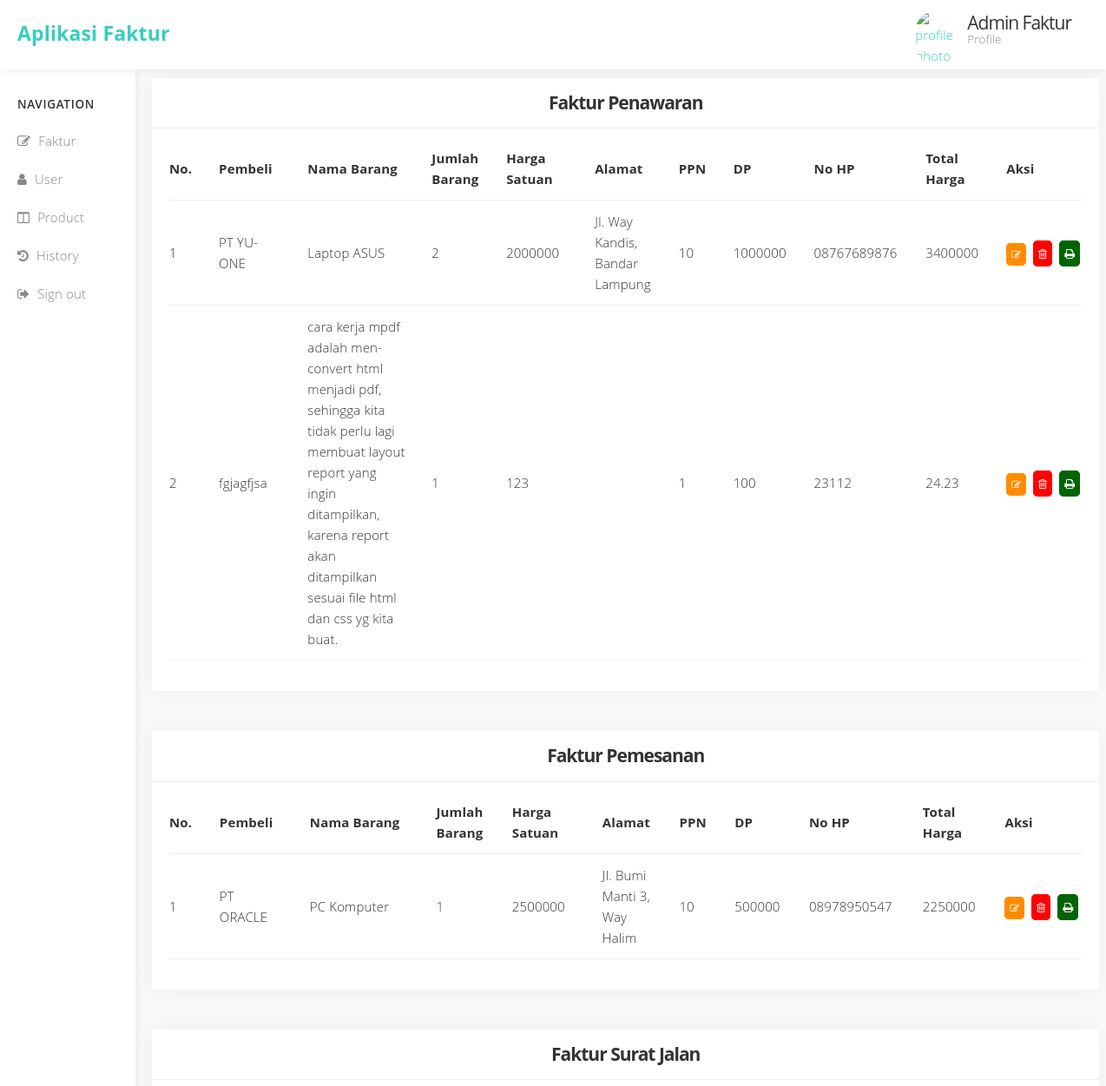
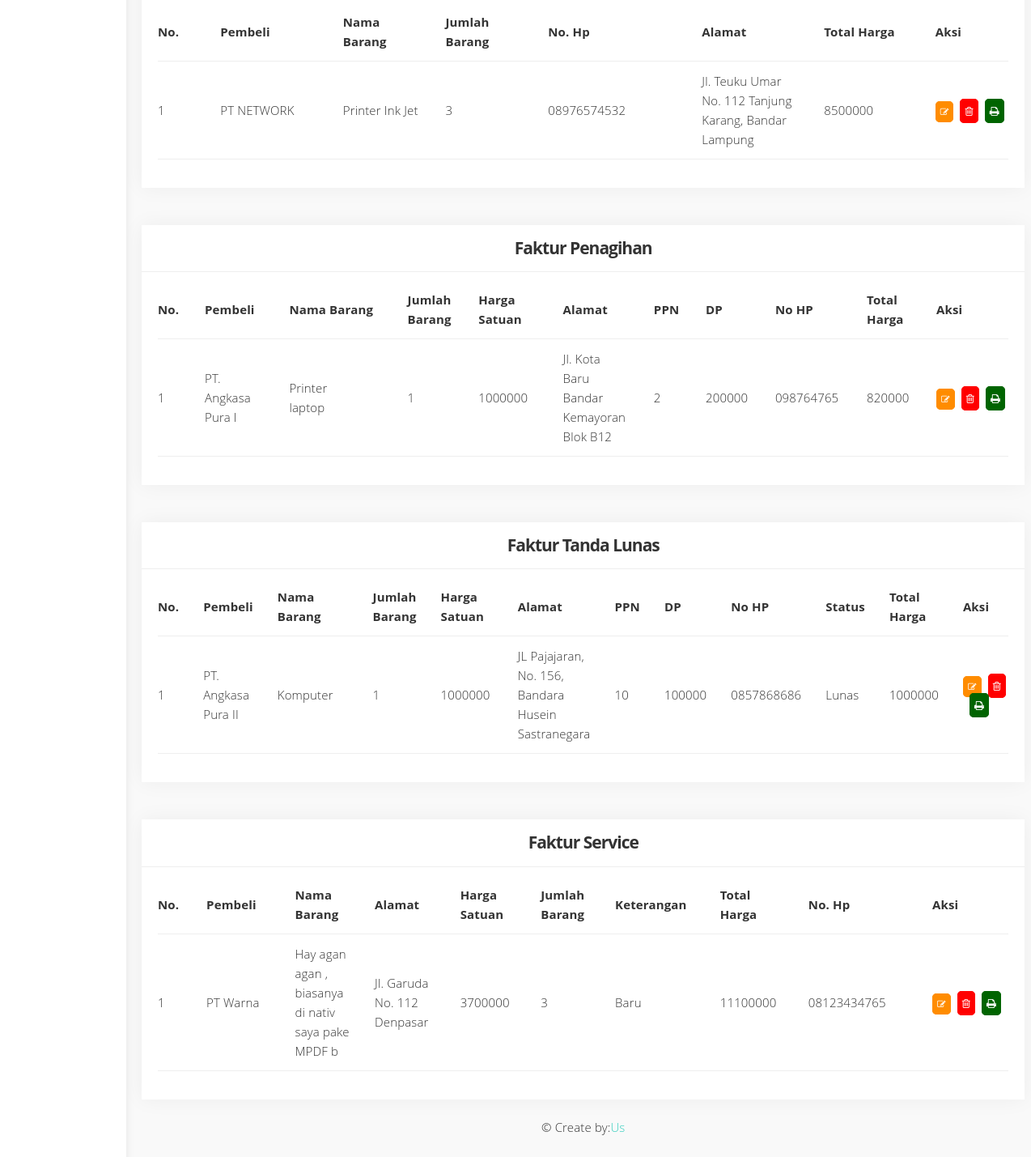
The app's page /History/history with its own data (2 pictures, top to bottom).
### tables this page shows
CREATE TABLE `penawaran` (
  `pembeli` varchar(50) NOT NULL,
  `nm_brg` varchar(500) NOT NULL,
  `jml_brg` varchar(100) NOT NULL,
  `hrg_satuan` varchar(100) NOT NULL,
  `alamat` varchar(255) NOT NULL,
  `PPN` varchar(100) NOT NULL,
  `DP` varchar(100) NOT NULL,
  `NO_HP` varchar(100) NOT NULL,
  `total_harga` varchar(50) NOT NULL,
  `id` int(11) NOT NULL,
  `nm_user` varchar(255) NOT NULL
);

CREATE TABLE `pemesanan` (
  `pembeli` varchar(50) NOT NULL,
  `nm_brg` varchar(500) NOT NULL,
  `jml_brg` varchar(100) NOT NULL,
  `hrg_satuan` varchar(100) NOT NULL,
  `alamat` varchar(255) NOT NULL,
  `PPN` varchar(100) NOT NULL,
  `DP` varchar(100) NOT NULL,
  `NO_HP` varchar(100) NOT NULL,
  `total_harga` varchar(50) NOT NULL,
  `id` int(11) NOT NULL,
  `nm_user` varchar(255) NOT NULL
);

CREATE TABLE `surat_jalan` (
  `pembeli` varchar(50) NOT NULL,
  `jml_brg` varchar(100) NOT NULL,
  `NO_HP` varchar(100) NOT NULL,
  `alamat` varchar(255) NOT NULL,
  `total_harga` varchar(50) NOT NULL,
  `id` int(11) NOT NULL,
  `nm_brg` varchar(255) NOT NULL,
  `nm_user` varchar(255) NOT NULL
);

CREATE TABLE `penagihan` (
  `pembeli` varchar(50) NOT NULL,
  `nm_brg` varchar(500) NOT NULL,
  `jml_brg` varchar(100) NOT NULL,
  `hrg_satuan` varchar(100) NOT NULL,
  `alamat` varchar(255) NOT NULL,
  `PPN` varchar(100) NOT NULL,
  `DP` varchar(100) NOT NULL,
  `NO_HP` varchar(100) NOT NULL,
  `total_harga` varchar(50) NOT NULL,
  `id` int(11) NOT NULL,
  `nm_user` varchar(255) NOT NULL
);

CREATE TABLE `srt_td_lunas` (
  `pembeli` varchar(50) NOT NULL,
  `nm_brg` varchar(500) NOT NULL,
  `jml_brg` varchar(100) NOT NULL,
  `hrg_satuan` varchar(100) NOT NULL,
  `alamat` varchar(255) NOT NULL,
  `PPN` varchar(100) NOT NULL,
  `DP` varchar(100) NOT NULL,
  `NO_HP` varchar(100) NOT NULL,
  `status` varchar(10) NOT NULL,
  `total_harga` varchar(50) NOT NULL,
  `id` int(11) NOT NULL,
  `nm_user` varchar(255) NOT NULL
);

CREATE TABLE `surat_service` (
  `pembeli` varchar(50) NOT NULL,
  `nm_brg` varchar(500) NOT NULL,
  `alamat` varchar(255) NOT NULL,
  `hrg_satuan` varchar(100) NOT NULL,
  `jml_brg` varchar(100) NOT NULL,
  `keterangan` varchar(200) DEFAULT NULL,
  `total_harga` varchar(50) NOT NULL,
  `id` int(11) NOT NULL,
  `no_hp` varchar(100) NOT NULL,
  `nm_user` varchar(255) NOT NULL
);

### application/controllers/History.php (called while the page is built, shortened)
<?php
class History extends CI_Controller {
	function __construct()
	{
		$this->load->library('form_validation');
		$this->load->model('M_faktur_penawaran');
		$this->load->model('M_faktur_pemesanan');
		$this->load->model('M_faktur_jalan');
		$this->load->model('M_faktur_penagihan');
		$this->load->model('M_faktur_tdlunas');
		$this->load->model('M_faktur_service');
	}
	public function history()
	{
		$data['dataFakturPenawaran']=$this->M_faktur_penawaran->selectAll();
		$data['dataFakturPemesanan']=$this->M_faktur_pemesanan->selectAll();
		$data['dataFakturJalan']=$this->M_faktur_jalan->selectAll();
		$data['dataFakturPenagihan']=$this->M_faktur_penagihan->selectAll();
		$data['dataFakturTandaLunas']=$this->M_faktur_tdlunas->selectAll();
		$data['dataFakturService']=$this->M_faktur_service->selectAll();
		$this->load->view('history',$data);
	}
}

### index.php (called while the page is built, shortened)
<?php
require_once BASEPATH.'core/CodeIgniter.php';

### application/models/M_faktur_penawaran.php (called while the page is built, shortened)
<?php
class M_faktur_penawaran extends CI_Model {
  function selectAll()
   {
    $this->db->order_by("id");
    return $this->db->get('penawaran')->result();
   }
}

### application/models/M_faktur_pemesanan.php (called while the page is built, shortened)
<?php
class M_faktur_pemesanan extends CI_Model {
	function selectAll()
   {
		$this->db->order_by("id");
		return $this->db->get('pemesanan')->result();
   }
}

### application/models/M_faktur_jalan.php (called while the page is built, shortened)
<?php
class M_faktur_jalan extends CI_Model {
	function selectAll()
   {
		$this->db->order_by("id");
		return $this->db->get('surat_jalan')->result();
   }
}

### application/models/M_faktur_penagihan.php (called while the page is built, shortened)
<?php
class M_faktur_penagihan extends CI_Model {
  function selectAll()
   {
    $this->db->order_by("id");
    return $this->db->get('penagihan')->result();
   }
}

### application/models/M_faktur_tdlunas.php (called while the page is built, shortened)
<?php
class M_faktur_tdlunas extends CI_Model {
  function selectAll()
   {
    $this->db->order_by("id");
    return $this->db->get('srt_td_lunas')->result();
   }
}

### application/models/M_faktur_service.php (called while the page is built, shortened)
<?php
class M_faktur_service extends CI_Model {
  function selectAll()
   {
    $this->db->order_by("id");
    return $this->db->get('surat_service')->result();
   }
}

### application/views/history.php (the view, shortened to what this page needs)
<!DOCTYPE html>
<html>
<head>
	<link rel="stylesheet" href="<?php echo base_url(); ?>assets/template_admin/css/font-awesome.min.css">
	<link rel="stylesheet" href="<?php echo base_url(); ?>assets/template_admin/css/normalize.css">
	<link rel="stylesheet" href="<?php echo base_url(); ?>assets/template_admin/css/milligram.min.css">
	<link rel="stylesheet" href="<?php echo base_url(); ?>assets/template_admin/css/history.css">
</head>
<body>
	<div class="navbar">
		<div class="row">
			<div class="column column-30 col-site-title"><a href="#" class="site-title float-left">Aplikasi Faktur</a></div>
			<div class="column column-30">
				<div class="user-section"><a href="#">
					<img src="https://www.webmedia.link/sites/default/files/pictures/picture-1-1505503146.png" alt="profile photo" class="circle float-left profile-photo" width="50" height="auto">
					<div class="username">
						<h4>Admin Faktur</h4>
						<p>Profile</p>
					</div>
				</a></div>
			</div>
		</div>
	</div>
	<div class="row">
		<div id="sidebar" class="column">
			<h5>Navigation</h5>
			<ul>
				<li><a href="<?php echo base_url('Faktur/ListFaktur'); ?>"><em class="fa fa-pencil-square-o"></em> Faktur</a>
				<li><a href="<?php echo base_url('User/ListUser'); ?>"><em class="fa fa-user"></em> User</a></li>
				<li><a href="<?php echo base_url('Produk/ListProduk'); ?>"><em class="fa fa-columns"></em> Product</a></li>
				<li><a href="#buttons"><em class="fa fa-history"></em> History</a></li>
				<li><a href="<?php echo base_url('Auth/logout'); ?>"><em class="fa fa-sign-out"></em> Sign out</a></li>
			</ul>
		</div>
		<section id="main-content" class="column column-offset-20">
<body>
<div class="row grid-responsive">
	<div class="column ">
		<div class="card">
		<div class="card-title">
		<center><h3>Faktur Penawaran</h3></center>
		</div>
		<div class="card-block">
	<table>
		<thead>
			<tr>
				<th width="10px">No.</th>
				<th width="100px">Pembeli</th>
				<th width="140px">Nama Barang</th>
				<th width="10px">Jumlah Barang</th>
				<th width="100px">Harga Satuan</th>
				<th width="70px">Alamat</th>
				<th width="50px">PPN</th>
				<th width="40px">DP</th>
				<th width="40px">No HP</th>
				<th width="50px">Total Harga</th>
				<th width="100px">Aksi</th>
			</tr>
		</thead>
		<?php
		$no = 1;
		foreach($dataFakturPenawaran as $penawaran){
		?>
		<tbody>
			<tr>
				<td><?php echo $no++ ?></td>
				<td><?php echo $penawaran->pembeli ?></td>
				<td><?php echo $penawaran->nm_brg ?></td>
				<td><?php echo $penawaran->jml_brg ?></td>
				<td><?php echo $penawaran->hrg_satuan ?></td>
				<td><?php echo $penawaran->alamat ?></td>
				<td><?php echo $penawaran->PPN ?></td>
				<td><?php echo $penawaran->DP ?></td>
				<td><?php echo $penawaran->NO_HP ?></td>
				<td><?php echo $penawaran->total_harga ?></td>
				<td><a class="MyButton" href="<?php echo site_url('Faktur_penawaran/Update_penawaran/'.$penawaran->id);?>"><em class="fa fa-pencil-square-o"></em></a>&nbsp;
					<a class="MyButton1" href="<?php echo site_url('Faktur_penawaran/Delete_penawaran/'.$penawaran->id);?>"><em class="fa fa-trash-o"></em></a>&nbsp;
					<a class="MyButton2" href="<?php echo site_url('Faktur_penawaran/Print_penawaran/'.$penawaran->id);?>"><em class="fa fa-print"></em></a>
				</td>
			</tr>
		</tbody>
		<?php } ?>
	</table>
</div>
</div>
</div>
</div>
</body>
<br>
<body>
<div class="row grid-responsive">
	<div class="column ">
		<div class="card">
		<div class="card-title">
	<center><h3>Faktur Pemesanan</h3></center>
	</div>
		<div class="card-block">
	<table>
		<thead>
			<tr>
				<th width="10px">No.</th>
				<th width="100px">Pembeli</th>
				<th width="140px">Nama Barang</th>
				<th width="10px">Jumlah Barang</th>
				<th width="100px">Harga Satuan</th>
				<th width="40px">Alamat</th>
				<th width="50px">PPN</th>
				<th width="40px">DP</th>
				<th width="40px">No HP</th>
				<th width="50px">Total Harga</th>
				<th width="100px">Aksi</th>
			</tr>
		</thead>
		<?php
		$no = 1;
		foreach($dataFakturPemesanan as $pemesanan){
		?>
		<tbody>
			<tr>
				<td><?php echo $no++ ?></td>
				<td><?php echo $pemesanan->pembeli ?></td>
				<td><?php echo $pemesanan->nm_brg ?></td>
				<td><?php echo $pemesanan->jml_brg ?></td>
				<td><?php echo $pemesanan->hrg_satuan ?></td>
				<td><?php echo $pemesanan->alamat ?></td>
				<td><?php echo $pemesanan->PPN ?></td>
				<td><?php echo $pemesanan->DP ?></td>
				<td><?php echo $pemesanan->NO_HP ?></td>
				<td><?php echo $pemesanan->total_harga ?></td>
				<td><a class="MyButton" href="<?php echo site_url('Faktur_Pemesanan/Update_pemesanan/'.$pemesanan->id);?>"><em class="fa fa-pencil-square-o"></em></a>&nbsp;
					<a class="MyButton1" href="<?php echo site_url('Faktur_Pemesanan/Delete_pemesanan/'.$pemesanan->id);?>"><em class="fa fa-trash-o"></em></a>&nbsp;
					<a class="MyButton2" href="<?php echo site_url('Faktur_Pemesanan/Print_pemesanan/'.$pemesanan->id);?>"><em class="fa fa-print"></em></a>
				</td>
			</tr>
		</tbody>
		<?php } ?>
	</table>
</div>
</div>
</div>
</div>
</body>
<br>
<body>
<div class="row grid-responsive">
	<div class="column ">
		<div class="card">
		<div class="card-title">
	<center><h3>Faktur Surat Jalan</h3></center>
	</div>
		<div class="card-block">
	<table>
		<thead>
			<tr>
				<th width="10px">No.</th>
				<th width="100px">Pembeli</th>
				<th width="70px">Nama Barang</th>
				<th width="70px">Jumlah Barang</th>
				<th width="50px">No. Hp</th>
				<th width="100px">Alamat</th>
				<th width="50px">Total Harga</th>
				<th width="70px">Aksi</th>
			</tr>
		</thead>
		<?php
		$no = 1;
		foreach($dataFakturJalan as $surat_jalan){
		?>
		<tbody>
			<tr>
				<td><?php echo $no++ ?></td>
				<td><?php echo $surat_jalan->pembeli ?></td>
				<td><?php echo $surat_jalan->nm_brg ?></td>
				<td><?php echo $surat_jalan->jml_brg ?></td>
				<td><?php echo $surat_jalan->NO_HP ?></td>
				<td><?php echo $surat_jalan->alamat ?></td>
				<td><?php echo $surat_jalan->total_harga ?></td>
				<td><a class="MyButton" href="<?php echo site_url('Faktur_Surat_Jalan/Update_jalan/'.$surat_jalan->id);?>"><em class="fa fa-pencil-square-o"></em></a>&nbsp;
					<a class="MyButton1" href="<?php echo site_url('Faktur_Surat_Jalan/Delete_jalan/'.$surat_jalan->id);?>"><em class="fa fa-trash-o"></em></a>&nbsp;
					<a class="MyButton2" href="<?php echo site_url('Faktur_Surat_Jalan/Print_surat_jalan/'.$surat_jalan->id);?>"><em class="fa fa-print"></em></a>
				</td>
			</tr>
		</tbody>
		<?php } ?>
	</table>
</div>
</div>
</div>
</div>
</body>
<br>
<body>
<div class="row grid-responsive">
	<div class="column ">
		<div class="card">
		<div class="card-title">
	<center><h3>Faktur Penagihan</h3></center>
	</div>
		<div class="card-block">
	<table>
		<thead>
			<tr>
				<th width="10px">No.</th>
				<th width="100px">Pembeli</th>
				<th width="140px">Nama Barang</th>
				<th width="50px">Jumlah Barang</th>
				<th width="100px">Harga Satuan</th>
				<th width="40px">Alamat</th>
				<th width="50px">PPN</th>
				<th width="40px">DP</th>
				<th width="40px">No HP</th>
				<th width="80px">Total Harga</th>
				<th width="100px">Aksi</th>
			</tr>
		</thead>
		<?php
		$no = 1;
		foreach($dataFakturPenagihan as $penagihan){ ?>
		<tbody>
			<tr>
				<td><?php echo $no++ ?></td>
				<td><?php echo $penagihan->pembeli ?></td>
				<td><?php echo $penagihan->nm_brg ?></td>
				<td><?php echo $penagihan->jml_brg ?></td>
				<td><?php echo $penagihan->hrg_satuan ?></td>
				<td><?php echo $penagihan->alamat ?></td>
				<td><?php echo $penagihan->PPN ?></td>
				<td><?php echo $penagihan->DP ?></td>
				<td><?php echo $penagihan->NO_HP ?></td>
				<td><?php echo $penagihan->total_harga ?></td>
				<td><a class="MyButton" href="<?php echo site_url('Faktur_Penagihan/Update_penagihan/'.$penagihan->id);?>"><em class="fa fa-pencil-square-o"></em></a>&nbsp;
					<a class="MyButton1" href="<?php echo site_url('Faktur_Penagihan/Delete_penagihan/'.$penagihan->id);?>"><em class="fa fa-trash-o"></em></a>&nbsp;
					<a class="MyButton2" href="<?php echo site_url('Faktur_Penagihan/Print_penagihan/'.$penagihan->id);?>"><em class="fa fa-print"></em></a>
				</td>
			</tr>
		</tbody>
		<?php } ?>
	</table>
</div>
</div>
</div>
</div>
</body>
<br>
<body>
<div class="row grid-responsive">
	<div class="column ">
		<div class="card">
		<div class="card-title">
	<center><h3>Faktur Tanda Lunas</h3></center>
	</div>
		<div class="card-block">
	<table>
		<thead>
			<tr>
				<th width="10px">No.</th>
				<th width="10px">Pembeli</th>
				<th width="140px">Nama Barang</th>
				<th width="50px">Jumlah Barang</th>
				<th width="100px">Harga Satuan</th>
				<th width="40px">Alamat</th>
				<th width="50px">PPN</th>
				<th width="40px">DP</th>
				<th width="40px">No HP</th>
				<th width="40px">Status</th>
				<th width="50px">Total Harga</th>
				<th width="100px">Aksi</th>
			</tr>
		</thead>
		<?php
		$no = 1;
		foreach($dataFakturTandaLunas as $srt_td_lunas){
		?>
		<tbody>
			<tr>
				<td><?php echo $no++ ?></td>
				<td><?php echo $srt_td_lunas->pembeli ?></td>
				<td><?php echo $srt_td_lunas->nm_brg ?></td>
				<td><?php echo $srt_td_lunas->jml_brg ?></td>
				<td><?php echo $srt_td_lunas->hrg_satuan ?></td>
				<td><?php echo $srt_td_lunas->alamat ?></td>
				<td><?php echo $srt_td_lunas->PPN ?></td>
				<td><?php echo $srt_td_lunas->DP ?></td>
				<td><?php echo $srt_td_lunas->NO_HP ?></td>
				<td><?php echo $srt_td_lunas->status ?></td>
				<td><?php echo $srt_td_lunas->total_harga ?></td>
				<td><a class="MyButton" href="<?php echo site_url('Faktur_Tanda_Lunas/Update_tdlunas/'.$srt_td_lunas->id);?>"><em class="fa fa-pencil-square-o"></em></a>&nbsp;
					<a class="MyButton1" href="<?php echo site_url('Faktur_Tanda_Lunas/Delete_tdlunas/'.$srt_td_lunas->id);?>"><em class="fa fa-trash-o"></em></a>&nbsp;
					<a class="MyButton2" href="<?php echo site_url('Faktur_Tanda_Lunas/Print_Tanda_Lunas/'.$srt_td_lunas->id);?>"><em class="fa fa-print"></em></a>
				</td>
			</tr>
		</tbody>
		<?php } ?>
	</table>
</div>
</div>
</div>
</div>
</body>
<br>
<body>
<div class="row grid-responsive">
	<div class="column ">
		<div class="card">
		<div class="card-title">
	<center><h3>Faktur Service</h3></center>
	</div>
		<div class="card-block">
	<table>
		<thead>
			<tr>
				<th width="10px">No.</th>
				<th width="100px">Pembeli</th>
				<th width="50px">Nama Barang</th>
				<th width="40px">Alamat</th>
				<th width="50px">Harga Satuan</th>
				<th width="50px">Jumlah Barang</th>
				<th width="100px">Keterangan</th>
				<th width="40px">Total Harga</th>
				<th width="140px">No. Hp</th>
				<th width="100px">Aksi</th>
			</tr>
		</thead>
		<?php
		$no = 1;
		foreach($dataFakturService as $surat_service){
		?>
		<tbody>
			<tr>
				<td><?php echo $no++ ?></td>
				<td><?php echo $surat_service->pembeli ?></td>
				<td><?php echo $surat_service->nm_brg ?></td>
				<td><?php echo $surat_service->alamat ?></td>
				<td><?php echo $surat_service->hrg_satuan ?></td>
				<td><?php echo $surat_service->jml_brg ?></td>
				<td><?php echo $surat_service->keterangan ?></td>
				<td><?php echo $surat_service->total_harga ?></td>
				<td><?php echo $surat_service->no_hp ?></td>
				<td><a class="MyButton" href="<?php echo site_url('Faktur_Service/Update_service/'.$surat_service->id);?>"><em class="fa fa-pencil-square-o"></em></a>&nbsp;
					<a class="MyButton1" href="<?php echo site_url('Faktur_Service/Delete_service/'.$surat_service->id);?>"><em class="fa fa-trash-o"></em></a>&nbsp;
					<a class="MyButton2" href="<?php echo site_url('Faktur_Service/Print_Surat_Service/'.$surat_service->id);?>"><em class="fa fa-print"></em></a>
				</td>
			</tr>
		</tbody>
		<?php } ?>
	</table>
</div>
</div>
</div>
</div>
</body>
</html>
<p align="center">&copy; Create by:<a href="http://bandungtechnologyzone.co.id">Us</a></p>
</body>
</html>

### records on screen
penawaran: pembeli "PT YU-ONE", nm_brg "Laptop ASUS", jml_brg "2", hrg_satuan "2000000", alamat "Jl. Way Kandis, Bandar Lampung", PPN "10", DP "1000000", NO_HP "08767689876", total_harga "3400000"
penawaran: pembeli "fgjagfjsa", nm_brg "cara kerja mpdf adalah men-convert html menjadi pdf, sehingga kita tidak perlu lagi membuat layout report yang ingin ditampilkan, karena report akan ditampilkan sesuai file html dan css yg kita buat.", jml_brg "1", hrg_satuan "123", PPN "1", DP "100", NO_HP "23112", total_harga "24.23"
pemesanan: pembeli "PT ORACLE", nm_brg "PC Komputer", jml_brg "1", hrg_satuan "2500000", alamat "Jl. Bumi Manti 3, Way Halim", PPN "10", DP "500000", NO_HP "08978950547", total_harga "2250000"
surat_jalan: pembeli "PT NETWORK", nm_brg "Printer Ink Jet", jml_brg "3", NO_HP "08976574532", alamat "Jl. Teuku Umar No. 112 Tanjung Karang, Bandar Lampung", total_harga "8500000"
penagihan: pembeli "PT. Angkasa Pura I", nm_brg "Printer laptop", jml_brg "1", hrg_satuan "1000000", alamat "Jl. Kota Baru Bandar Kemayoran Blok B12", PPN "2", DP "200000", NO_HP "098764765", total_harga "820000"
srt_td_lunas: pembeli "PT. Angkasa Pura II", nm_brg "Komputer", jml_brg "1", hrg_satuan "1000000", alamat "JL Pajajaran, No. 156, Bandara Husein Sastranegara", PPN "10", DP "100000", NO_HP "0857868686", status "Lunas", total_harga "1000000"
surat_service: pembeli "PT Warna", nm_brg "Hay agan agan , biasanya di nativ saya pake MPDF b", alamat "Jl. Garuda No. 112 Denpasar", hrg_satuan "3700000", jml_brg "3", keterangan "Baru", total_harga "11100000", no_hp "08123434765"
